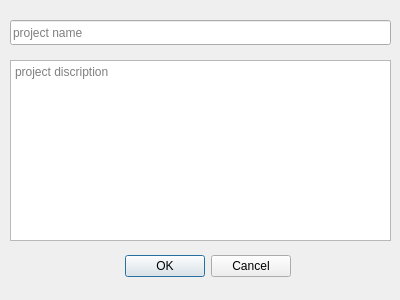
<?xml version="1.0" encoding="UTF-8"?>
<ui version="4.0">
 <class>Dialog</class>
 <widget class="QDialog" name="Dialog">
  <property name="geometry">
   <rect>
    <x>0</x>
    <y>0</y>
    <width>400</width>
    <height>300</height>
   </rect>
  </property>
  <property name="windowTitle">
   <string>Dialog</string>
  </property>
  <widget class="QDialogButtonBox" name="buttonBox">
   <property name="geometry">
    <rect>
     <x>100</x>
     <y>250</y>
     <width>191</width>
     <height>32</height>
    </rect>
   </property>
   <property name="orientation">
    <enum>Qt::Horizontal</enum>
   </property>
   <property name="standardButtons">
    <set>QDialogButtonBox::Cancel|QDialogButtonBox::Ok</set>
   </property>
  </widget>
  <widget class="QLineEdit" name="lineEdit">
   <property name="geometry">
    <rect>
     <x>10</x>
     <y>20</y>
     <width>381</width>
     <height>25</height>
    </rect>
   </property>
   <property name="text">
    <string/>
   </property>
   <property name="placeholderText">
    <string>project name</string>
   </property>
  </widget>
  <widget class="QTextEdit" name="textEdit">
   <property name="geometry">
    <rect>
     <x>10</x>
     <y>60</y>
     <width>381</width>
     <height>181</height>
    </rect>
   </property>
   <property name="placeholderText">
    <string>project discription</string>
   </property>
  </widget>
 </widget>
 <resources/>
 <connections>
  <connection>
   <sender>buttonBox</sender>
   <signal>accepted()</signal>
   <receiver>Dialog</receiver>
   <slot>accept()</slot>
   <hints>
    <hint type="sourcelabel">
     <x>248</x>
     <y>254</y>
    </hint>
    <hint type="destinationlabel">
     <x>157</x>
     <y>274</y>
    </hint>
   </hints>
  </connection>
  <connection>
   <sender>buttonBox</sender>
   <signal>rejected()</signal>
   <receiver>Dialog</receiver>
   <slot>reject()</slot>
   <hints>
    <hint type="sourcelabel">
     <x>316</x>
     <y>260</y>
    </hint>
    <hint type="destinationlabel">
     <x>286</x>
     <y>274</y>
    </hint>
   </hints>
  </connection>
 </connections>
</ui>
